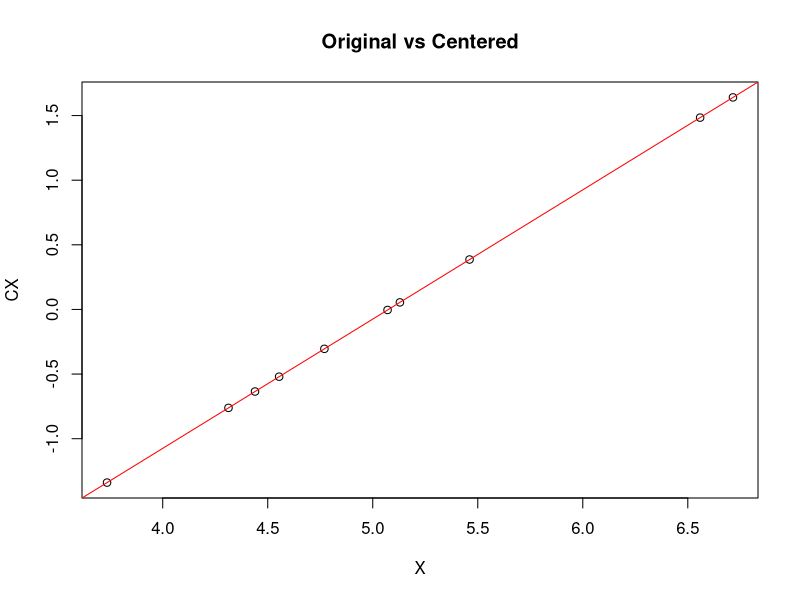

Generate this figure with R: (Note: this script raises an error after producing the figure.)
## ---- chunk 1
knitr::opts_chunk$set(echo = TRUE)
library(tidyr) #the pipe (%>%) tool is extremely useful
library(MASS)
def.chunk.hook  <- knitr::knit_hooks$get("chunk")
knitr::knit_hooks$set(chunk = function(x, options) {
  x <- def.chunk.hook(x, options)
  paste0("\n \\", "footnotesize","\n\n", x, "\n\n \\Huge")
})
## ---- chunk 2
a1 <- c(1, -1, 0)   # Satisfies x + y + z = 0
a2 <- c(0, 1, -1)    # Also satisfies x + y + z = 0
A <- cbind(a1, a2)   # Basis matrix
print(A)
## ---- chunk 3
P <- A %*% solve(t(A) %*% A) %*% t(A)
print(P)
## ---- chunk 4
all.equal(P, P %*% P)  # Should return TRUE
## ---- chunk 5
v <- c(1, 1, 2)
v_proj <- P %*% v
print(v_proj)  # Result should satisfy x + y + z = 0
## ---- chunk 6
sum(v_proj)  # Should be 0 (or very close due to floating-point)
## ---- chunk 7
set.seed(123)
# Generate a random sample
X=rnorm(10, mean=5, sd=1)
# the centering matrix
C=diag(10)-1/10*matrix(1,10,10)
# Check if C is symmetric
isSymmetric(C)
# Check if C is idempotent
C2=C%*%C
all.equal(C, C2) # should be TRUE
## ---- chunk 8
# Verify that CX is has mean 0
mean(C%*%X)
plot(X, C%*%X, xlab="X", ylab="CX", main="Original vs Centered")
abline(a=-mean(X), b=1, col="red") # mean line
## ---- chunk 9
# Check the eigenvalues of C
eigen(C)$values
# Check the eigenvectors of C
round(eigen(C)$vectors, 2)
Gamma=eigen(C)$vectors
# Check Gamma is orthogonal
Gamma%*%t(Gamma)
t(Gamma)%*%Gamma
## ---- chunk 10
Total_mat=matrix(0,10,10)
for(i in 1:9){
  Total_mat=Total_mat+Gamma[,i]%*%t(Gamma[,i])
}
all.equal(Total_mat, C)
## ---- chunk 11
knitr::include_graphics("img/T2vsF.png")
